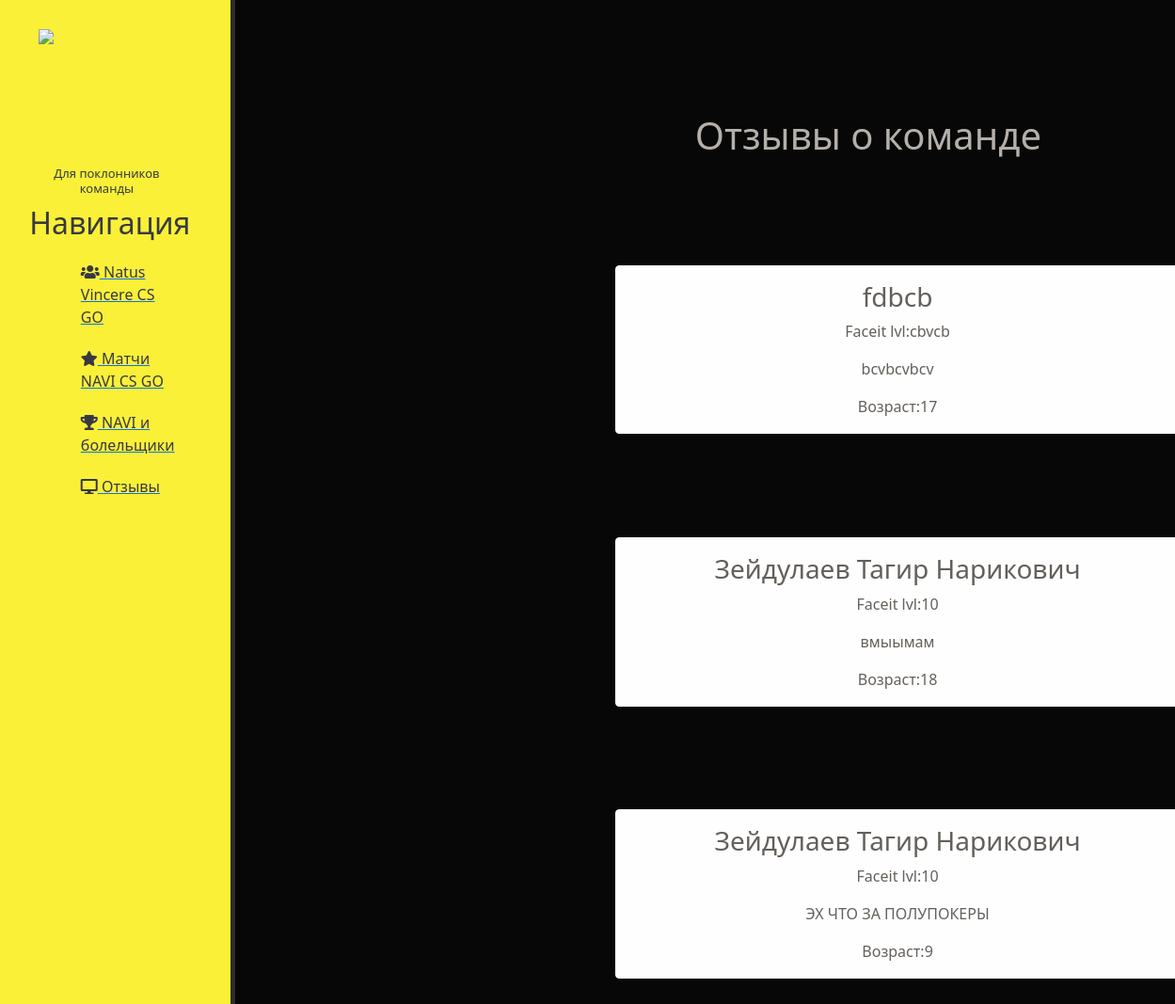
Page /news/ on the committed database.
### news/models.py (models this page shows, shortened)
class Articles(models.Model):
    title = models.CharField('ФИО', max_length=50)
    anons = models.CharField('Level', max_length=50)
    full_text = models.TextField('Сообщение')
    date = models.DateField('Время', default=datetime.datetime.now, blank=True)
    year = models.TextField('Возраст')
    class Meta:
        verbose_name = 'Отзыв'
        verbose_name_plural = 'Отзывы'

### news/views.py (the view)
# urls.py: path('', views.news_home, name='news_home'),
def news_home(request):
    news = Articles.objects.order_by('date')
    return render(request, 'news/news_home.html', {'news': news})

### news/templates/news/news_home.html (shortened to what this page needs)
{% extends 'applic/layout.html' %}
{% block content %}
   <div class="features">
       <h1>Отзывы о команде</h1>
       {% if news %}
            {% for el in news %}
                <div class="alert alert-light">
                    <h3>{{ el.title }}</h3>
                    <p>Faceit lvl:{{ el.anons }}</p>
                    <p> {{ el.full_text }}</p>
                    <p1> Возраст:{{el.year}} </p1>
                </div>
            {% endfor %}
       {% else %}
            <p>У вас нет записей</p>
       {% endif %}
   </div>
{% endblock %}

### applic/static/applic/css/main.css (style rules this page uses)
body { background: #070707; }
main .features { float: left; color: #373941; margin-top: 100px; margin-left: 20px; text-align: center; width: 75%; }
.alert-light { float: left; clear: both; width: 600px; text-align: center; color: #645f5a; margin-left: 41%; margin-top: 10%; }
div h1 { float: left; clear: both; width: 500px; text-align: center; margin: 20px 38%; color: #b4afaa; }
div h3 { text-align: center; }
div p { text-align: center; width: 100%; margin-left: 0% }
.features h1 { margin-left: 43%; }

### rows in the picture
Articles: title "fdbcb", anons "cbvcb", full_text "bcvbcvbcv", year "17"
Articles: title "Зейдулаев Тагир Нарикович", anons "10", full_text "вмыымам", year "18"
Articles: title "Зейдулаев Тагир Нарикович", anons "10", full_text "ЭХ ЧТО ЗА ПОЛУПОКЕРЫ", year "9"
